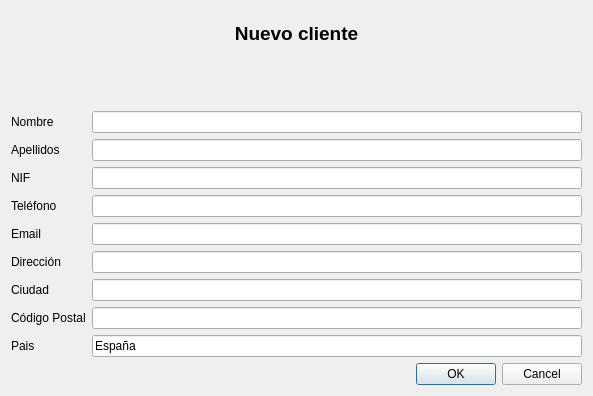
<?xml version="1.0" encoding="UTF-8"?>
<ui version="4.0">
 <class>ibmClientes</class>
 <widget class="QDialog" name="ibmClientes">
  <property name="windowModality">
   <enum>Qt::NonModal</enum>
  </property>
  <property name="geometry">
   <rect>
    <x>0</x>
    <y>0</y>
    <width>593</width>
    <height>396</height>
   </rect>
  </property>
  <property name="windowTitle">
   <string>gnuOptics &gt; Proveedores &gt; Nuevo</string>
  </property>
  <property name="modal">
   <bool>true</bool>
  </property>
  <layout class="QHBoxLayout" name="horizontalLayout_2">
   <item>
    <layout class="QVBoxLayout" name="verticalLayout_3">
     <item>
      <widget class="QLabel" name="lblTitulo">
       <property name="font">
        <font>
         <pointsize>14</pointsize>
         <weight>75</weight>
         <bold>true</bold>
        </font>
       </property>
       <property name="text">
        <string>Nuevo cliente</string>
       </property>
       <property name="alignment">
        <set>Qt::AlignCenter</set>
       </property>
      </widget>
     </item>
     <item>
      <widget class="QLabel" name="imagen">
       <property name="sizePolicy">
        <sizepolicy hsizetype="Preferred" vsizetype="Preferred">
         <horstretch>0</horstretch>
         <verstretch>0</verstretch>
        </sizepolicy>
       </property>
       <property name="text">
        <string/>
       </property>
       <property name="pixmap">
        <pixmap resource="../images/gnuoptics.qrc">:/gnuoptics/keko.png</pixmap>
       </property>
       <property name="alignment">
        <set>Qt::AlignCenter</set>
       </property>
      </widget>
     </item>
     <item>
      <layout class="QHBoxLayout" name="horizontalLayout">
       <item>
        <layout class="QVBoxLayout" name="verticalLayout">
         <item>
          <widget class="QLabel" name="lblNombre">
           <property name="text">
            <string>Nombre</string>
           </property>
          </widget>
         </item>
         <item>
          <widget class="QLabel" name="lblApellidos">
           <property name="text">
            <string>Apellidos</string>
           </property>
          </widget>
         </item>
         <item>
          <widget class="QLabel" name="lblNIF">
           <property name="text">
            <string>NIF</string>
           </property>
          </widget>
         </item>
         <item>
          <widget class="QLabel" name="lblTelefono">
           <property name="text">
            <string>Teléfono</string>
           </property>
          </widget>
         </item>
         <item>
          <widget class="QLabel" name="lblEmail">
           <property name="text">
            <string>Email</string>
           </property>
          </widget>
         </item>
         <item>
          <widget class="QLabel" name="lblDireccion">
           <property name="text">
            <string>Dirección</string>
           </property>
          </widget>
         </item>
         <item>
          <widget class="QLabel" name="lblCuidad">
           <property name="text">
            <string>Ciudad</string>
           </property>
          </widget>
         </item>
         <item>
          <widget class="QLabel" name="lblCodigoPostal">
           <property name="text">
            <string>Código Postal</string>
           </property>
          </widget>
         </item>
         <item>
          <widget class="QLabel" name="lblPais">
           <property name="text">
            <string>Pais</string>
           </property>
          </widget>
         </item>
        </layout>
       </item>
       <item>
        <layout class="QVBoxLayout" name="verticalLayout_2">
         <item>
          <widget class="QLineEdit" name="txtNombre"/>
         </item>
         <item>
          <widget class="QLineEdit" name="txtApellidos"/>
         </item>
         <item>
          <widget class="QLineEdit" name="txtNIF"/>
         </item>
         <item>
          <widget class="QLineEdit" name="txtTelefono"/>
         </item>
         <item>
          <widget class="QLineEdit" name="txtEmail"/>
         </item>
         <item>
          <widget class="QLineEdit" name="txtDireccion"/>
         </item>
         <item>
          <widget class="QLineEdit" name="txtCiudad"/>
         </item>
         <item>
          <widget class="QLineEdit" name="txtCodigoPostal"/>
         </item>
         <item>
          <widget class="QLineEdit" name="txtPais">
           <property name="text">
            <string>España</string>
           </property>
          </widget>
         </item>
        </layout>
       </item>
      </layout>
     </item>
     <item>
      <widget class="QDialogButtonBox" name="cmdYN">
       <property name="standardButtons">
        <set>QDialogButtonBox::Cancel|QDialogButtonBox::Ok</set>
       </property>
      </widget>
     </item>
    </layout>
   </item>
  </layout>
 </widget>
 <resources>
  <include location="../images/gnuoptics.qrc"/>
 </resources>
 <connections/>
</ui>
